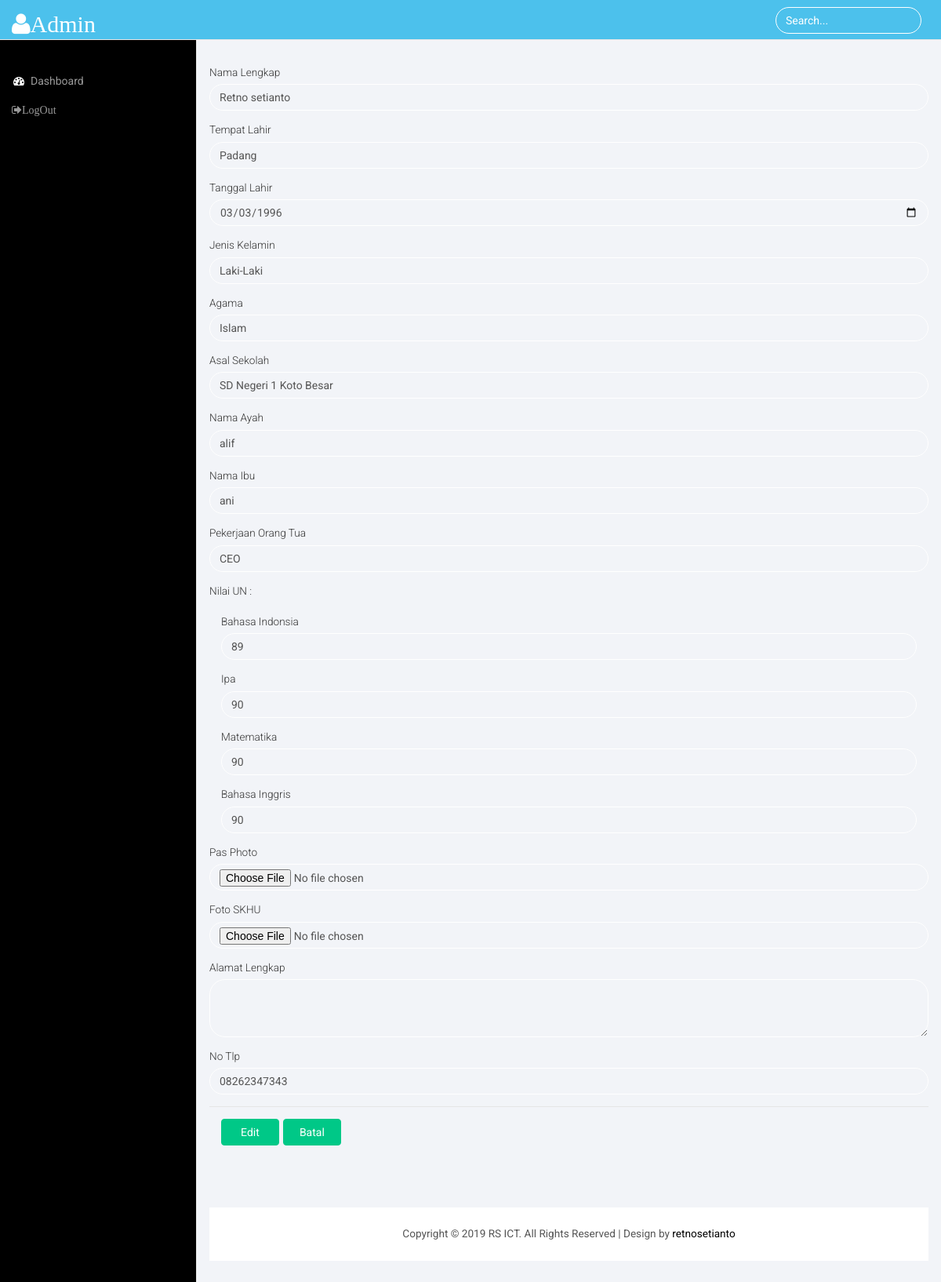
The page /admin/User/index.php?page=edit_pendaftar&id=1 on the database its author committed.
### tables this page shows
CREATE TABLE `tbl_pendaftar` (
  `id_pendaftaran` int(11) NOT NULL,
  `id_register` int(11) NOT NULL,
  `no_pendaftaran` varchar(30) NOT NULL,
  `tgl_daftar` date NOT NULL,
  `NISN` varchar(30) NOT NULL,
  `nama` varchar(30) NOT NULL,
  `tempat_lahir` text NOT NULL,
  `tgl_lahir` date NOT NULL,
  `jenis_kelamin` varchar(30) NOT NULL,
  `agama` varchar(34) NOT NULL,
  `asal_sekolah` varchar(30) NOT NULL,
  `nm_ayah` varchar(50) NOT NULL,
  `nm_ibu` varchar(50) NOT NULL,
  `pekerjaan` varchar(50) NOT NULL,
  `bahasa_indonesia` varchar(56) NOT NULL,
  `ipa` varchar(45) NOT NULL,
  `matematika` varchar(45) NOT NULL,
  `bahasa_inggris` varchar(45) NOT NULL,
  `pas_foto` text NOT NULL,
  `foto_skhu` text NOT NULL,
  `alamat` text NOT NULL,
  `no_tlp` varchar(30) NOT NULL,
  `konfirmasi` varchar(50) NOT NULL
);

### admin/User/edit_pendaftar.php (the view, shortened to what this page needs)
<?php
     include "koneksi.php";
     $id = $_GET['id'];
         $pilih = mysqli_query($koneksi,"SELECT * FROM `tbl_pendaftar` WHERE id_pendaftaran='$id'");
         while($data = mysqli_fetch_array($pilih)){
 ?>
					<form action="update_semua.php" method="POST" enctype="multipart/form-data" >
					<div class="box-body">
					<div class="form-group">
					<label for="">Nama Lengkap</label>
						<input class="form-control" type="text" name="nm_lengkap" placeholder=""    value="<?= $data['nama']?>"  >
					</div>
					<div class="form-group">
					<label for="">Tempat Lahir</label>
						<input class="form-control" type="text" name="tmpt_lahir" placeholder=""  value="<?= $data['tempat_lahir']?>"  >
					</div>
					<div class="form-group">
					<label for="">Tanggal Lahir</label>
						<input class="form-control" type="date" name="tgl_lahir" placeholder=""    value="<?= $data['tgl_lahir']?>">
					</div>
					<div class="form-group">
					<label for="">Jenis Kelamin</label>
						<input class="form-control" type="text" name="jk" placeholder=""  value="<?= $data['jenis_kelamin']?>"  >
					</div>
					<div class="form-group">
					<label for="">Agama</label>
						<input class="form-control" type="text" name="agama" placeholder=""  value="<?= $data['agama']?>"  >
					</div>
					<div class="form-group">
					<label for="">Asal Sekolah</label>
						<input class="form-control" type="text" name="asl_sk" placeholder=""  value="<?= $data['asal_sekolah']?>"  >
					</div>
					<div class="form-group">
					<label for="">Nama Ayah</label>
						<input class="form-control" type="text" name="nm_ayah" placeholder="" value="<?= $data['nm_ayah']?>"  >
					</div>
					<div class="form-group">
					<label for="">Nama Ibu</label>
						<input class="form-control" type="text" name="nm_ibu" placeholder="" value="<?= $data['nm_ibu']?>" >
					</div>
					<div class="form-group">
					<label for="">Pekerjaan Orang Tua</label>
						<input class="form-control" type="text" name="kerja" placeholder="" value="<?= $data['pekerjaan']?>"  >
					</div>
					<div class="form-group">
					<label for="">Nilai UN :</label>
					</div>
					<div class="col-xs-12 col-sm-12">
					<div class="form-group">
						<label for="">Bahasa Indonsia</label>
						<input class="form-control" type="text" name="bi" placeholder="" value="<?= $data['bahasa_indonesia']?>"  >
					</div>
					<div class="form-group">
						<label for="">Ipa</label>
						<input class="form-control" type="text" name="ipa" placeholder="" value="<?= $data['ipa']?>"  >
					</div>
					<div class="form-group">
						<label for="">Matematika</label>
						<input class="form-control" type="text" name="mtk" placeholder="" value="<?= $data['matematika']?>" >
					</div>
					<div class="form-group">
						<label for="">Bahasa Inggris</label>
						<input class="form-control" type="text" name="bhs_inggris" placeholder="" value="<?= $data['bahasa_inggris']?>" >
					</div>
					</div>
					<div class="form-group">
					<label for="">Pas Photo</label>
						<input class="form-control" type="file" name="foto" placeholder="" value="<?= $data['pas_foto']?>" >
					</div>
					<div class="form-group">
					<label for="">Foto SKHU</label>
						<input class="form-control" type="file" name="foto_skhu" placeholder="" value="<?= $data['foto_skhu']?>" >
					</div>
					<div class="form-group">
					<label for="">Alamat Lengkap</label>
						<textarea id="input" class="form-control" rows="3" name="almt_lkp"  required="required" value="<?= $data['alamat']?>"></textarea>
					</div>
					<div class="form-group">
					<label for="">No Tlp</label>
						<input class="form-control" type="text" name="no_tlp" placeholder=""  value="<?= $data['no_tlp']?>"  >
					</div>
        <div class="modal-footer">
            <button name="edit_pendaftar" class="btn-primary btn col-sm-1">Edit </button>
            <a href="?page=data_pendaftar" class="btn-primary btn col-sm-1">Batal</a>
      </div>
         <?php } ?>

### admin/User/css/style.css (style rules this page uses)
html, body { font-family: 'Roboto', sans-serif; font-size: 100%; background:#000; overflow-x: hidden; }
body a { transition:0.5s all; -webkit-transition:0.5s all; -moz-transition:0.5s all; -o-transition:0.5s all; -ms-transition:0.5s all; }
.form-control { background: none !important; border: 1px solid #fff !important; border-radius: 20px !important; box-shadow: none !important; }
.btn-primary { background-color: rgb(0, 200, 135) !important; border-color: rgb(0, 200, 135) !important; color: #fff; }
.radio label, .checkbox label, label { font-size: 0.85em; font-weight:300; vertical-align: middle; }

### rows shown on the page
tbl_pendaftar: nm_lengkap "Retno setianto", tmpt_lahir "Padang", tgl_lahir "03/03/1996", jk "Laki-Laki", agama "Islam", asl_sk "SD Negeri 1 Koto Besar", nm_ayah "alif", nm_ibu "ani", kerja "CEO", bi "89", ipa "90", mtk "90", bhs_inggris "90", no_tlp "08262347343"
